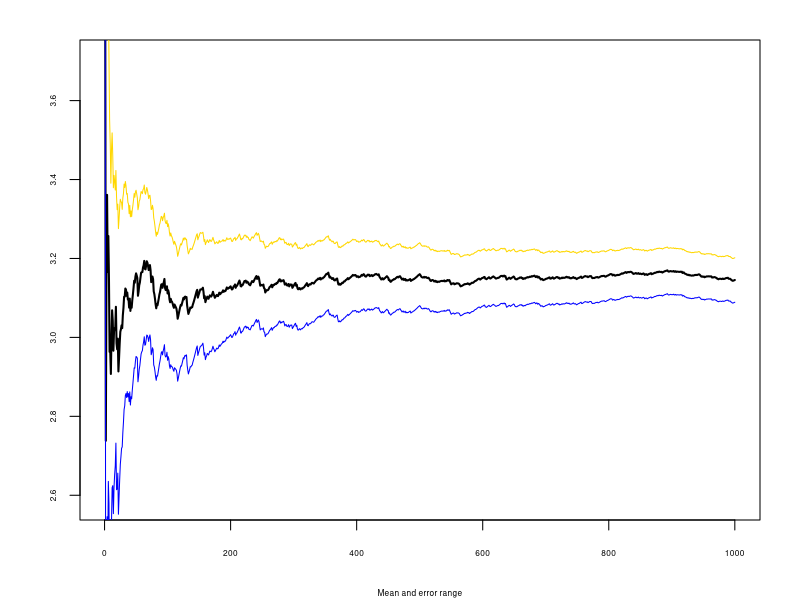

The R source for this figure:
## ---- chunk 1
n <- 1000

h = function(x){4*(1-x^2)^(0.5)}; integrate(h,0,1);

x = h(runif(n));
estint=cumsum(x)/(1:n);
esterr=sqrt(cumsum((x-estint)^2))/(1:n); #standard error of Monte Carlo integral
par(mar=c(4,4,2,2))
plot(estint, xlab="Mean and error range",type="l",lwd=2,cex.lab=0.5,cex.axis=0.5,
     ylim=mean(x)+20*c(-esterr[n],esterr[n]),ylab="",cex.main=0.5)
lines(estint+2*esterr,col="gold", lwd=1)
lines(estint-2*esterr,col="blue") 
